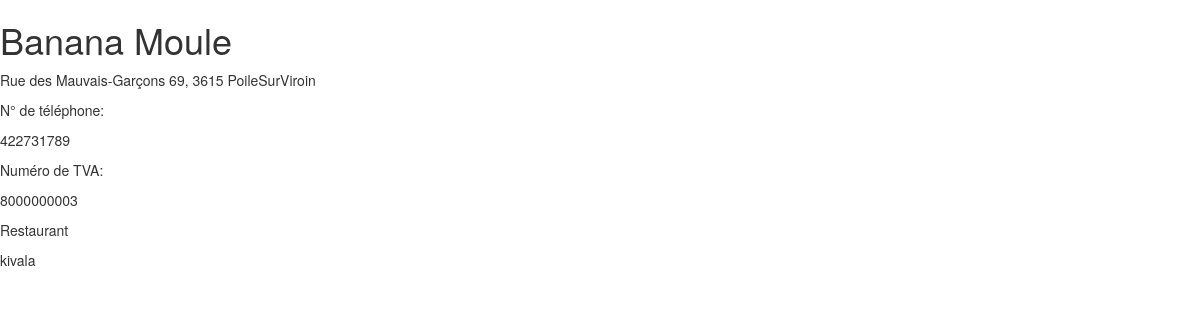
Page /partials/detailsocietes.php?id=1 on the committed database.
### tables this page shows
CREATE TABLE IF NOT EXISTS `facture` (
  `idfacture` int(10) UNSIGNED NOT NULL AUTO_INCREMENT,
  `numero` int(11) NOT NULL,
  `date_facture` date NOT NULL,
  `motif_prestation` varchar(45) NOT NULL,
  `societes_idsocietes` int(10) UNSIGNED NOT NULL,
  `annuaire_idannuaire` int(10) UNSIGNED NOT NULL,
  PRIMARY KEY (`idfacture`),
  KEY `fk_facture_societes1_idx` (`societes_idsocietes`),
  KEY `fk_facture_annuaire1_idx` (`annuaire_idannuaire`)
);

CREATE TABLE IF NOT EXISTS `societes` (
  `idsocietes` int(10) UNSIGNED NOT NULL AUTO_INCREMENT,
  `nom_societe` varchar(45) NOT NULL,
  `adresse` varchar(60) NOT NULL,
  `pays` varchar(45) NOT NULL,
  `telephone_societe` bigint(18) NOT NULL,
  `num_tva` bigint(18) UNSIGNED NOT NULL,
  `type_idtype` int(10) UNSIGNED NOT NULL,
  PRIMARY KEY (`idsocietes`),
  KEY `fk_societes_type1_idx` (`type_idtype`)
);

CREATE TABLE IF NOT EXISTS `annuaire` (
  `idannuaire` int(10) UNSIGNED NOT NULL AUTO_INCREMENT,
  `nom` varchar(45) NOT NULL,
  `prenom` varchar(45) NOT NULL,
  `telephone` int(11) NOT NULL,
  `email` varchar(45) NOT NULL,
  PRIMARY KEY (`idannuaire`)
);

### partials/detailsocietes.php (the view, shortened to what this page needs)
<?php
try {
    $bdd = new PDO('mysql:host=localhost;dbname=id7012993_gocip;charset=utf8', 'id7012993_antoni', 'gocip');
    $id=$_GET['id'];
    $reponse =  $bdd->query("SELECT nom_societe, adresse, telephone_societe, num_tva, motif_prestation, nom
      FROM facture
      JOIN societes
      ON facture.societes_idsocietes = societes.idsocietes
      JOIN annuaire ON facture.annuaire_idannuaire = annuaire.idannuaire
      WHERE idsocietes = $id");
    $donnees = $reponse->fetch();
} catch (Exception $e) {
    die('Erreur : '.$e->getMessage());
}
?>
<!DOCTYPE html>
<html lang="en" dir="ltr">
    <head>
        <link rel="stylesheet" href="https://maxcdn.bootstrapcdn.com/bootstrap/3.3.7/css/bootstrap.min.css">
    </head>
    <body>
      <h1><?= $donnees['nom_societe']  ?></h1>
      <p><?= $donnees['adresse']  ?></p>
      <p>N° de téléphone: </p>
      <p><td><?= $donnees['telephone_societe']  ?></p>
      <p>Numéro de TVA: </p>
      <p><?= $donnees['num_tva']  ?></p>
      <p><?= $donnees['motif_prestation']  ?></p>
      <p><?= $donnees['nom']  ?></p>
    </body>
</html>

### rows in the picture
facture: societes_idsocietes.nom_societe "Banana Moule", societes_idsocietes.adresse "Rue des Mauvais-Garçons 69, 3615 PoileSurViroin", societes_idsocietes.telephone_societe "422731789", societes_idsocietes.num_tva "8000000003", motif_prestation "Restaurant", annuaire_idannuaire.nom "kivala"
